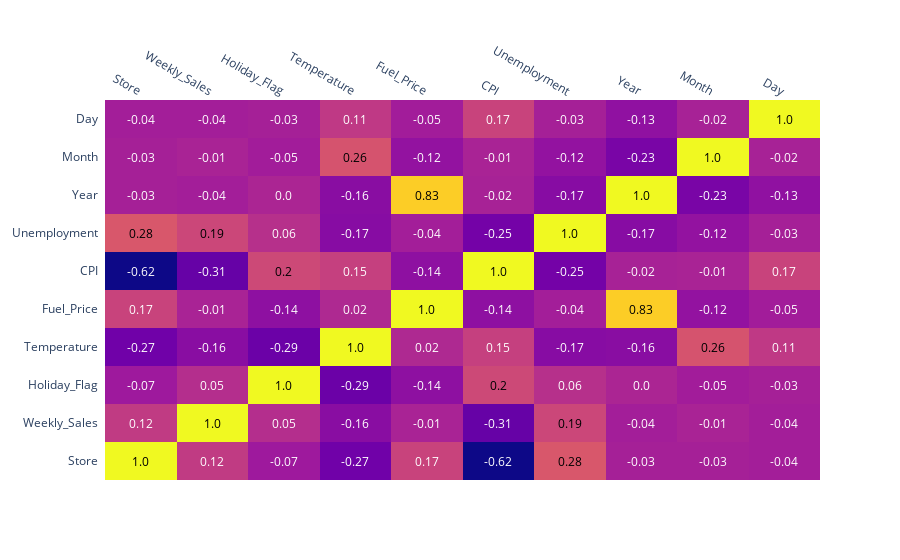

This figure's notebook cell:
### Markdown cell above
=> It looks like there is no dependancies.

Let's checks the correlation matrix

### Code cell
corr_matrix = df.corr().round(2)

fig = ff.create_annotated_heatmap(corr_matrix.values,
                                  x = corr_matrix.columns.tolist(),
                                  y = corr_matrix.index.tolist())


fig.show()

### Figure 1 — Plotly figure (JSON) as saved in the notebook; plotly's stock layout.template omitted (floating-point values rounded to 4 significant figures)
{"data": [{"colorscale": [[0, "#0d0887"], [0.1111, "#46039f"], [0.2222, "#7201a8"], [0.3333, "#9c179e"], [0.4444, "#bd3786"], [0.5556, "#d8576b"], [0.6667, "#ed7953"], [0.7778, "#fb9f3a"], [0.8889, "#fdca26"], [1, "#f0f921"]], "reversescale": false, "showscale": false, "type": "heatmap", "x": ["Store", "Weekly_Sales", "Holiday_Flag", "Temperature", "Fuel_Price", "CPI", "Unemployment", "Year", "Month", "Day"], "y": ["Store", "Weekly_Sales", "Holiday_Flag", "Temperature", "Fuel_Price", "CPI", "Unemployment", "Year", "Month", "Day"], "z": [[1, 0.12, -0.07, -0.27, 0.17, -0.62, 0.28, -0.03, -0.03, -0.04], [0.12, 1, 0.05, -0.16, -0.01, -0.31, 0.19, -0.04, -0.01, -0.04], [-0.07, 0.05, 1, -0.29, -0.14, 0.2, 0.06, 0, -0.05, -0.03], [-0.27, -0.16, -0.29, 1, 0.02, 0.15, -0.17, -0.16, 0.26, 0.11], [0.17, -0.01, -0.14, 0.02, 1, -0.14, -0.04, 0.83, -0.12, -0.05], [-0.62, -0.31, 0.2, 0.15, -0.14, 1, -0.25, -0.02, -0.01, 0.17], [0.28, 0.19, 0.06, -0.17, -0.04, -0.25, 1, -0.17, -0.12, -0.03], [-0.03, -0.04, 0, -0.16, 0.83, -0.02, -0.17, 1, -0.23, -0.13], [-0.03, -0.01, -0.05, 0.26, -0.12, -0.01, -0.12, -0.23, 1, -0.02], [-0.04, -0.04, -0.03, 0.11, -0.05, 0.17, -0.03, -0.13, -0.02, 1]]}], "layout": {"annotations": [{"font": {"color": "#000000"}, "showarrow": false, "text": "1.0", "x": "Store", "xref": "x", "y": "Store", "yref": "y"}, {"font": {"color": "#FFFFFF"}, "showarrow": false, "text": "0.12", "x": "Weekly_Sales", "xref": "x", "y": "Store", "yref": "y"}, {"font": {"color": "#FFFFFF"}, "showarrow": false, "text": "-0.07", "x": "Holiday_Flag", "xref": "x", "y": "Store", "yref": "y"}, {"font": {"color": "#FFFFFF"}, "showarrow": false, "text": "-0.27", "x": "Temperature", "xref": "x", "y": "Store", "yref": "y"}, {"font": {"color": "#FFFFFF"}, "showarrow": false, "text": "0.17", "x": "Fuel_Price", "xref": "x", "y": "Store", "yref": "y"}, {"font": {"color": "#FFFFFF"}, "showarrow": false, "text": "-0.62", "x": "CPI", "xref": "x", "y": "Store", "yref": "y"}, {"font": {"color": "#000000"}, "showarrow": false, "text": "0.28", "x": "Unemployment", "xref": "x", "y": "Store", "yref": "y"}, {"font": {"color": "#FFFFFF"}, "showarrow": false, "text": "-0.03", "x": "Year", "xref": "x", "y": "Store", "yref": "y"}, {"font": {"color": "#FFFFFF"}, "showarrow": false, "text": "-0.03", "x": "Month", "xref": "x", "y": "Store", "yref": "y"}, {"font": {"color": "#FFFFFF"}, "showarrow": false, "text": "-0.04", "x": "Day", "xref": "x", "y": "Store", "yref": "y"}, {"font": {"color": "#FFFFFF"}, "showarrow": false, "text": "0.12", "x": "Store", "xref": "x", "y": "Weekly_Sales", "yref": "y"}, {"font": {"color": "#000000"}, "showarrow": false, "text": "1.0", "x": "Weekly_Sales", "xref": "x", "y": "Weekly_Sales", "yref": "y"}, {"font": {"color": "#FFFFFF"}, "showarrow": false, "text": "0.05", "x": "Holiday_Flag", "xref": "x", "y": "Weekly_Sales", "yref": "y"}, {"font": {"color": "#FFFFFF"}, "showarrow": false, "text": "-0.16", "x": "Temperature", "xref": "x", "y": "Weekly_Sales", "yref": "y"}, {"font": {"color": "#FFFFFF"}, "showarrow": false, "text": "-0.01", "x": "Fuel_Price", "xref": "x", "y": "Weekly_Sales", "yref": "y"}, {"font": {"color": "#FFFFFF"}, "showarrow": false, "text": "-0.31", "x": "CPI", "xref": "x", "y": "Weekly_Sales", "yref": "y"}, {"font": {"color": "#000000"}, "showarrow": false, "text": "0.19", "x": "Unemployment", "xref": "x", "y": "Weekly_Sales", "yref": "y"}, {"font": {"color": "#FFFFFF"}, "showarrow": false, "text": "-0.04", "x": "Year", "xref": "x", "y": "Weekly_Sales", "yref": "y"}, {"font": {"color": "#FFFFFF"}, "showarrow": false, "text": "-0.01", "x": "Month", "xref": "x", "y": "Weekly_Sales", "yref": "y"}, {"font": {"color": "#FFFFFF"}, "showarrow": false, "text": "-0.04", "x": "Day", "xref": "x", "y": "Weekly_Sales", "yref": "y"}, {"font": {"color": "#FFFFFF"}, "showarrow": false, "text": "-0.07", "x": "Store", "xref": "x", "y": "Holiday_Flag", "yref": "y"}, {"font": {"color": "#FFFFFF"}, "showarrow": false, "text": "0.05", "x": "Weekly_Sales", "xref": "x", "y": "Holiday_Flag", "yref": "y"}, {"font": {"color": "#000000"}, "showarrow": false, "text": "1.0", "x": "Holiday_Flag", "xref": "x", "y": "Holiday_Flag", "yref": "y"}, {"font": {"color": "#FFFFFF"}, "showarrow": false, "text": "-0.29", "x": "Temperature", "xref": "x", "y": "Holiday_Flag", "yref": "y"}, {"font": {"color": "#FFFFFF"}, "showarrow": false, "text": "-0.14", "x": "Fuel_Price", "xref": "x", "y": "Holiday_Flag", "yref": "y"}, {"font": {"color": "#000000"}, "showarrow": false, "text": "0.2", "x": "CPI", "xref": "x", "y": "Holiday_Flag", "yref": "y"}, {"font": {"color": "#FFFFFF"}, "showarrow": false, "text": "0.06", "x": "Unemployment", "xref": "x", "y": "Holiday_Flag", "yref": "y"}, {"font": {"color": "#FFFFFF"}, "showarrow": false, "text": "0.0", "x": "Year", "xref": "x", "y": "Holiday_Flag", "yref": "y"}, {"font": {"color": "#FFFFFF"}, "showarrow": false, "text": "-0.05", "x": "Month", "xref": "x", "y": "Holiday_Flag", "yref": "y"}, {"font": {"color": "#FFFFFF"}, "showarrow": false, "text": "-0.03", "x": "Day", "xref": "x", "y": "Holiday_Flag", "yref": "y"}, {"font": {"color": "#FFFFFF"}, "showarrow": false, "text": "-0.27", "x": "Store", "xref": "x", "y": "Temperature", "yref": "y"}, {"font": {"color": "#FFFFFF"}, "showarrow": false, "text": "-0.16", "x": "Weekly_Sales", "xref": "x", "y": "Temperature", "yref": "y"}, {"font": {"color": "#FFFFFF"}, "showarrow": false, "text": "-0.29", "x": "Holiday_Flag", "xref": "x", "y": "Temperature", "yref": "y"}, {"font": {"color": "#000000"}, "showarrow": false, "text": "1.0", "x": "Temperature", "xref": "x", "y": "Temperature", "yref": "y"}, {"font": {"color": "#FFFFFF"}, "showarrow": false, "text": "0.02", "x": "Fuel_Price", "xref": "x", "y": "Temperature", "yref": "y"}, {"font": {"color": "#FFFFFF"}, "showarrow": false, "text": "0.15", "x": "CPI", "xref": "x", "y": "Temperature", "yref": "y"}, {"font": {"color": "#FFFFFF"}, "showarrow": false, "text": "-0.17", "x": "Unemployment", "xref": "x", "y": "Temperature", "yref": "y"}, {"font": {"color": "#FFFFFF"}, "showarrow": false, "text": "-0.16", "x": "Year", "xref": "x", "y": "Temperature", "yref": "y"}, {"font": {"color": "#000000"}, "showarrow": false, "text": "0.26", "x": "Month", "xref": "x", "y": "Temperature", "yref": "y"}, {"font": {"color": "#FFFFFF"}, "showarrow": false, "text": "0.11", "x": "Day", "xref": "x", "y": "Temperature", "yref": "y"}, {"font": {"color": "#FFFFFF"}, "showarrow": false, "text": "0.17", "x": "Store", "xref": "x", "y": "Fuel_Price", "yref": "y"}, {"font": {"color": "#FFFFFF"}, "showarrow": false, "text": "-0.01", "x": "Weekly_Sales", "xref": "x", "y": "Fuel_Price", "yref": "y"}, {"font": {"color": "#FFFFFF"}, "showarrow": false, "text": "-0.14", "x": "Holiday_Flag", "xref": "x", "y": "Fuel_Price", "yref": "y"}, {"font": {"color": "#FFFFFF"}, "showarrow": false, "text": "0.02", "x": "Temperature", "xref": "x", "y": "Fuel_Price", "yref": "y"}, {"font": {"color": "#000000"}, "showarrow": false, "text": "1.0", "x": "Fuel_Price", "xref": "x", "y": "Fuel_Price", "yref": "y"}, {"font": {"color": "#FFFFFF"}, "showarrow": false, "text": "-0.14", "x": "CPI", "xref": "x", "y": "Fuel_Price", "yref": "y"}, {"font": {"color": "#FFFFFF"}, "showarrow": false, "text": "-0.04", "x": "Unemployment", "xref": "x", "y": "Fuel_Price", "yref": "y"}, {"font": {"color": "#000000"}, "showarrow": false, "text": "0.83", "x": "Year", "xref": "x", "y": "Fuel_Price", "yref": "y"}, {"font": {"color": "#FFFFFF"}, "showarrow": false, "text": "-0.12", "x": "Month", "xref": "x", "y": "Fuel_Price", "yref": "y"}, {"font": {"color": "#FFFFFF"}, "showarrow": false, "text": "-0.05", "x": "Day", "xref": "x", "y": "Fuel_Price", "yref": "y"}, {"font": {"color": "#FFFFFF"}, "showarrow": false, "text": "-0.62", "x": "Store", "xref": "x", "y": "CPI", "yref": "y"}, {"font": {"color": "#FFFFFF"}, "showarrow": false, "text": "-0.31", "x": "Weekly_Sales", "xref": "x", "y": "CPI", "yref": "y"}, {"font": {"color": "#000000"}, "showarrow": false, "text": "0.2", "x": "Holiday_Flag", "xref": "x", "y": "CPI", "yref": "y"}, {"font": {"color": "#FFFFFF"}, "showarrow": false, "text": "0.15", "x": "Temperature", "xref": "x", "y": "CPI", "yref": "y"}, {"font": {"color": "#FFFFFF"}, "showarrow": false, "text": "-0.14", "x": "Fuel_Price", "xref": "x", "y": "CPI", "yref": "y"}, {"font": {"color": "#000000"}, "showarrow": false, "text": "1.0", "x": "CPI", "xref": "x", "y": "CPI", "yref": "y"}, {"font": {"color": "#FFFFFF"}, "showarrow": false, "text": "-0.25", "x": "Unemployment", "xref": "x", "y": "CPI", "yref": "y"}, {"font": {"color": "#FFFFFF"}, "showarrow": false, "text": "-0.02", "x": "Year", "xref": "x", "y": "CPI", "yref": "y"}, {"font": {"color": "#FFFFFF"}, "showarrow": false, "text": "-0.01", "x": "Month", "xref": "x", "y": "CPI", "yref": "y"}, {"font": {"color": "#FFFFFF"}, "showarrow": false, "text": "0.17", "x": "Day", "xref": "x", "y": "CPI", "yref": "y"}, {"font": {"color": "#000000"}, "showarrow": false, "text": "0.28", "x": "Store", "xref": "x", "y": "Unemployment", "yref": "y"}, {"font": {"color": "#000000"}, "showarrow": false, "text": "0.19", "x": "Weekly_Sales", "xref": "x", "y": "Unemployment", "yref": "y"}, {"font": {"color": "#FFFFFF"}, "showarrow": false, "text": "0.06", "x": "Holiday_Flag", "xref": "x", "y": "Unemployment", "yref": "y"}, {"font": {"color": "#FFFFFF"}, "showarrow": false, "text": "-0.17", "x": "Temperature", "xref": "x", "y": "Unemployment", "yref": "y"}, {"font": {"color": "#FFFFFF"}, "showarrow": false, "text": "-0.04", "x": "Fuel_Price", "xref": "x", "y": "Unemployment", "yref": "y"}, {"font": {"color": "#FFFFFF"}, "showarrow": false, "text": "-0.25", "x": "CPI", "xref": "x", "y": "Unemployment", "yref": "y"}, {"font": {"color": "#000000"}, "showarrow": false, "text": "1.0", "x": "Unemployment", "xref": "x", "y": "Unemployment", "yref": "y"}, {"font": {"color": "#FFFFFF"}, "showarrow": false, "text": "-0.17", "x": "Year", "xref": "x", "y": "Unemployment", "yref": "y"}, {"font": {"color": "#FFFFFF"}, "showarrow": false, "text": "-0.12", "x": "Month", "xref": "x", "y": "Unemployment", "yref": "y"}, {"font": {"color": "#FFFFFF"}, "showarrow": false, "text": "-0.03", "x": "Day", "xref": "x", "y": "Unemployment", "yref": "y"}, {"font": {"color": "#FFFFFF"}, "showarrow": false, "text": "-0.03", "x": "Store", "xref": "x", "y": "Year", "yref": "y"}, {"font": {"color": "#FFFFFF"}, "showarrow": false, "text": "-0.04", "x": "Weekly_Sales", "xref": "x", "y": "Year", "yref": "y"}, {"font": {"color": "#FFFFFF"}, "showarrow": false, "text": "0.0", "x": "Holiday_Flag", "xref": "x", "y": "Year", "yref": "y"}, {"font": {"color": "#FFFFFF"}, "showarrow": false, "text": "-0.16", "x": "Temperature", "xref": "x", "y": "Year", "yref": "y"}, {"font": {"color": "#000000"}, "showarrow": false, "text": "0.83", "x": "Fuel_Price", "xref": "x", "y": "Year", "yref": "y"}, {"font": {"color": "#FFFFFF"}, "showarrow": false, "text": "-0.02", "x": "CPI", "xref": "x", "y": "Year", "yref": "y"}, {"font": {"color": "#FFFFFF"}, "showarrow": false, "text": "-0.17", "x": "Unemployment", "xref": "x", "y": "Year", "yref": "y"}, {"font": {"color": "#000000"}, "showarrow": false, "text": "1.0", "x": "Year", "xref": "x", "y": "Year", "yref": "y"}, {"font": {"color": "#FFFFFF"}, "showarrow": false, "text": "-0.23", "x": "Month", "xref": "x", "y": "Year", "yref": "y"}, {"font": {"color": "#FFFFFF"}, "showarrow": false, "text": "-0.13", "x": "Day", "xref": "x", "y": "Year", "yref": "y"}, {"font": {"color": "#FFFFFF"}, "showarrow": false, "text": "-0.03", "x": "Store", "xref": "x", "y": "Month", "yref": "y"}, {"font": {"color": "#FFFFFF"}, "showarrow": false, "text": "-0.01", "x": "Weekly_Sales", "xref": "x", "y": "Month", "yref": "y"}, {"font": {"color": "#FFFFFF"}, "showarrow": false, "text": "-0.05", "x": "Holiday_Flag", "xref": "x", "y": "Month", "yref": "y"}, {"font": {"color": "#000000"}, "showarrow": false, "text": "0.26", "x": "Temperature", "xref": "x", "y": "Month", "yref": "y"}, {"font": {"color": "#FFFFFF"}, "showarrow": false, "text": "-0.12", "x": "Fuel_Price", "xref": "x", "y": "Month", "yref": "y"}, {"font": {"color": "#FFFFFF"}, "showarrow": false, "text": "-0.01", "x": "CPI", "xref": "x", "y": "Month", "yref": "y"}, {"font": {"color": "#FFFFFF"}, "showarrow": false, "text": "-0.12", "x": "Unemployment", "xref": "x", "y": "Month", "yref": "y"}, {"font": {"color": "#FFFFFF"}, "showarrow": false, "text": "-0.23", "x": "Year", "xref": "x", "y": "Month", "yref": "y"}, {"font": {"color": "#000000"}, "showarrow": false, "text": "1.0", "x": "Month", "xref": "x", "y": "Month", "yref": "y"}, {"font": {"color": "#FFFFFF"}, "showarrow": false, "text": "-0.02", "x": "Day", "xref": "x", "y": "Month", "yref": "y"}, {"font": {"color": "#FFFFFF"}, "showarrow": false, "text": "-0.04", "x": "Store", "xref": "x", "y": "Day", "yref": "y"}, {"font": {"color": "#FFFFFF"}, "showarrow": false, "text": "-0.04", "x": "Weekly_Sales", "xref": "x", "y": "Day", "yref": "y"}, {"font": {"color": "#FFFFFF"}, "showarrow": false, "text": "-0.03", "x": "Holiday_Flag", "xref": "x", "y": "Day", "yref": "y"}, {"font": {"color": "#FFFFFF"}, "showarrow": false, "text": "0.11", "x": "Temperature", "xref": "x", "y": "Day", "yref": "y"}, {"font": {"color": "#FFFFFF"}, "showarrow": false, "text": "-0.05", "x": "Fuel_Price", "xref": "x", "y": "Day", "yref": "y"}, {"font": {"color": "#FFFFFF"}, "showarrow": false, "text": "0.17", "x": "CPI", "xref": "x", "y": "Day", "yref": "y"}, {"font": {"color": "#FFFFFF"}, "showarrow": false, "text": "-0.03", "x": "Unemployment", "xref": "x", "y": "Day", "yref": "y"}, {"font": {"color": "#FFFFFF"}, "showarrow": false, "text": "-0.13", "x": "Year", "xref": "x", "y": "Day", "yref": "y"}, {"font": {"color": "#FFFFFF"}, "showarrow": false, "text": "-0.02", "x": "Month", "xref": "x", "y": "Day", "yref": "y"}, {"font": {"color": "#000000"}, "showarrow": false, "text": "1.0", "x": "Day", "xref": "x", "y": "Day", "yref": "y"}], "xaxis": {"dtick": 1, "gridcolor": "rgb(0, 0, 0)", "side": "top", "ticks": ""}, "yaxis": {"dtick": 1, "ticks": "", "ticksuffix": "  "}}}
